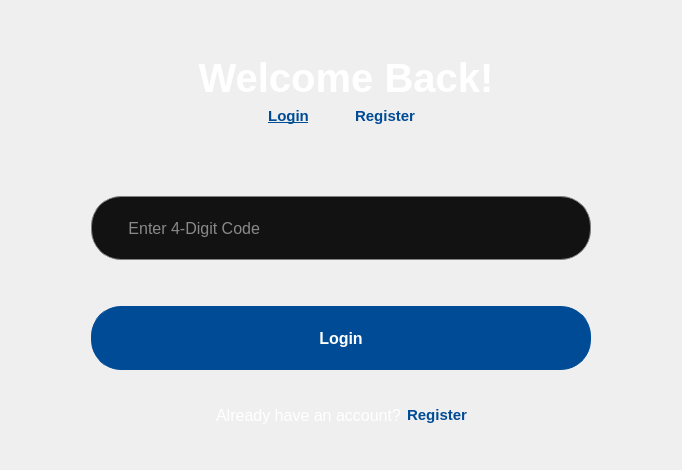
          <widget class="QWidget" name="login_page">
           <layout class="QGridLayout" name="gridLayout_2">
            <item row="2" column="2">
             <spacer name="verticalSpacer_5">
              <property name="orientation">
               <enum>Qt::Vertical</enum>
              </property>
              <property name="sizeType">
               <enum>QSizePolicy::Fixed</enum>
              </property>
              <property name="sizeHint" stdset="0">
               <size>
                <width>20</width>
                <height>63</height>
               </size>
              </property>
             </spacer>
            </item>
            <item row="3" column="2">
             <layout class="QVBoxLayout" name="verticalLayout">
              <item alignment="Qt::AlignHCenter">
               <widget class="QLineEdit" name="login_line_edit">
                <property name="sizePolicy">
                 <sizepolicy hsizetype="Preferred" vsizetype="Preferred">
                  <horstretch>0</horstretch>
                  <verstretch>0</verstretch>
                 </sizepolicy>
                </property>
                <property name="minimumSize">
                 <size>
                  <width>500</width>
                  <height>64</height>
                 </size>
                </property>
                <property name="maximumSize">
                 <size>
                  <width>500</width>
                  <height>64</height>
                 </size>
                </property>
                <property name="font">
                 <font>
                  <pointsize>12</pointsize>
                 </font>
                </property>
                <property name="styleSheet">
                 <string notr="true">background-color: rgb(18, 18, 18);
color: rgb(255, 255, 255);
border: 1px solid grey;
border-radius:30px;
padding-left: 30px;
</string>
                </property>
                <property name="placeholderText">
                 <string> Enter 4-Digit Code</string>
                </property>
               </widget>
              </item>
              <item>
               <spacer name="verticalSpacer_6">
                <property name="orientation">
                 <enum>Qt::Vertical</enum>
                </property>
                <property name="sizeType">
                 <enum>QSizePolicy::Preferred</enum>
                </property>
                <property name="sizeHint" stdset="0">
                 <size>
                  <width>20</width>
                  <height>40</height>
                 </size>
                </property>
               </spacer>
              </item>
              <item alignment="Qt::AlignHCenter">
               <widget class="QPushButton" name="login_button">
                <property name="sizePolicy">
                 <sizepolicy hsizetype="Preferred" vsizetype="Preferred">
                  <horstretch>0</horstretch>
                  <verstretch>0</verstretch>
                 </sizepolicy>
                </property>
                <property name="minimumSize">
                 <size>
                  <width>500</width>
                  <height>64</height>
                 </size>
                </property>
                <property name="maximumSize">
                 <size>
                  <width>500</width>
                  <height>64</height>
                 </size>
                </property>
                <property name="font">
                 <font>
                  <pointsize>12</pointsize>
                  <weight>75</weight>
                  <bold>true</bold>
                 </font>
                </property>
                <property name="cursor">
                 <cursorShape>PointingHandCursor</cursorShape>
                </property>
                <property name="styleSheet">
                 <string notr="true">QPushButton {
    background-color: rgb(0, 75, 149);
    color: rgb(255, 255, 255);
    border: 1px solid rgb(0, 75, 149);
    border-radius: 30px;
}

QPushButton:hover {
    background-color: #005ce6;
    color: white;
}

QPushButton:pressed {
    background-color: #003d99; /* Slightly darker blue for the pressed state */
    color: white; /* Keep the text color visible */
}
</string>
                </property>
                <property name="text">
                 <string>Login</string>
                </property>
               </widget>
              </item>
             </layout>
            </item>
            <item row="3" column="1">
             <spacer name="horizontalSpacer_4">
              <property name="orientation">
               <enum>Qt::Horizontal</enum>
              </property>
              <property name="sizeType">
               <enum>QSizePolicy::Preferred</enum>
              </property>
              <property name="sizeHint" stdset="0">
               <size>
                <width>40</width>
                <height>20</height>
               </size>
              </property>
             </spacer>
            </item>
            <item row="3" column="3">
             <spacer name="horizontalSpacer_16">
              <property name="orientation">
               <enum>Qt::Horizontal</enum>
              </property>
              <property name="sizeType">
               <enum>QSizePolicy::Preferred</enum>
              </property>
              <property name="sizeHint" stdset="0">
               <size>
                <width>40</width>
                <height>20</height>
               </size>
              </property>
             </spacer>
            </item>
            <item row="1" column="2">
             <layout class="QGridLayout" name="gridLayout">
              <item row="0" column="0">
               <widget class="QLabel" name="welcome_back_label">
                <property name="sizePolicy">
                 <sizepolicy hsizetype="Expanding" vsizetype="Minimum">
                  <horstretch>0</horstretch>
                  <verstretch>0</verstretch>
                 </sizepolicy>
                </property>
                <property name="font">
                 <font>
                  <pointsize>30</pointsize>
                  <weight>75</weight>
                  <italic>false</italic>
                  <bold>true</bold>
                 </font>
                </property>
                <property name="styleSheet">
                 <string notr="true">color: rgb(255, 255, 255);
background-color: transparent;
border:0px solid transparent;
margin-left:10px;</string>
                </property>
                <property name="text">
                 <string>Welcome Back!</string>
                </property>
                <property name="alignment">
                 <set>Qt::AlignCenter</set>
                </property>
               </widget>
              </item>
              <item row="1" column="0">
               <layout class="QHBoxLayout" name="horizontalLayout">
                <item>
                 <spacer name="horizontalSpacer_8">
                  <property name="orientation">
                   <enum>Qt::Horizontal</enum>
                  </property>
                  <property name="sizeType">
                   <enum>QSizePolicy::Expanding</enum>
                  </property>
                  <property name="sizeHint" stdset="0">
                   <size>
                    <width>40</width>
                    <height>20</height>
                   </size>
                  </property>
                 </spacer>
                </item>
                <item alignment="Qt::AlignTop">
                 <widget class="QPushButton" name="login_page_button_in_login">
                  <property name="sizePolicy">
                   <sizepolicy hsizetype="Minimum" vsizetype="Fixed">
                    <horstretch>0</horstretch>
                    <verstretch>0</verstretch>
                   </sizepolicy>
                  </property>
                  <property name="font">
                   <font>
                    <pointsize>11</pointsize>
                    <weight>75</weight>
                    <bold>true</bold>
                    <underline>true</underline>
                   </font>
                  </property>
                  <property name="cursor">
                   <cursorShape>PointingHandCursor</cursorShape>
                  </property>
                  <property name="styleSheet">
                   <string notr="true">color: rgb(0, 75, 149);
background-color: transparent;
border:0px solid transparent;</string>
                  </property>
                  <property name="text">
                   <string>Login</string>
                  </property>
                 </widget>
                </item>
                <item>
                 <spacer name="horizontalSpacer_7">
                  <property name="orientation">
                   <enum>Qt::Horizontal</enum>
                  </property>
                  <property name="sizeType">
                   <enum>QSizePolicy::Preferred</enum>
                  </property>
                  <property name="sizeHint" stdset="0">
                   <size>
                    <width>40</width>
                    <height>20</height>
                   </size>
                  </property>
                 </spacer>
                </item>
                <item alignment="Qt::AlignTop">
                 <widget class="QPushButton" name="register_page_button_in_login">
                  <property name="font">
                   <font>
                    <pointsize>11</pointsize>
                    <weight>75</weight>
                    <bold>true</bold>
                   </font>
                  </property>
                  <property name="cursor">
                   <cursorShape>PointingHandCursor</cursorShape>
                  </property>
                  <property name="styleSheet">
                   <string notr="true">color: rgb(0, 75, 149);
background-color: transparent;
border:0px solid transparent;</string>
                  </property>
                  <property name="text">
                   <string>Register</string>
                  </property>
                 </widget>
                </item>
                <item>
                 <spacer name="horizontalSpacer_13">
                  <property name="orientation">
                   <enum>Qt::Horizontal</enum>
                  </property>
                  <property name="sizeType">
                   <enum>QSizePolicy::Expanding</enum>
                  </property>
                  <property name="sizeHint" stdset="0">
                   <size>
                    <width>40</width>
                    <height>20</height>
                   </size>
                  </property>
                 </spacer>
                </item>
               </layout>
              </item>
             </layout>
            </item>
            <item row="3" column="0">
             <spacer name="horizontalSpacer_6">
              <property name="orientation">
               <enum>Qt::Horizontal</enum>
              </property>
              <property name="sizeType">
               <enum>QSizePolicy::Preferred</enum>
              </property>
              <property name="sizeHint" stdset="0">
               <size>
                <width>40</width>
                <height>20</height>
               </size>
              </property>
             </spacer>
            </item>
            <item row="3" column="4">
             <spacer name="horizontalSpacer_3">
              <property name="orientation">
               <enum>Qt::Horizontal</enum>
              </property>
              <property name="sizeType">
               <enum>QSizePolicy::Preferred</enum>
              </property>
              <property name="sizeHint" stdset="0">
               <size>
                <width>40</width>
                <height>20</height>
               </size>
              </property>
             </spacer>
            </item>
            <item row="5" column="2">
             <layout class="QHBoxLayout" name="horizontalLayout_2">
              <property name="leftMargin">
               <number>0</number>
              </property>
              <property name="rightMargin">
               <number>0</number>
              </property>
              <item>
               <spacer name="horizontalSpacer_12">
                <property name="orientation">
                 <enum>Qt::Horizontal</enum>
                </property>
                <property name="sizeHint" stdset="0">
                 <size>
                  <width>40</width>
                  <height>20</height>
                 </size>
                </property>
               </spacer>
              </item>
              <item alignment="Qt::AlignLeft|Qt::AlignTop">
               <widget class="QLabel" name="label_5">
                <property name="maximumSize">
                 <size>
                  <width>16777215</width>
                  <height>64</height>
                 </size>
                </property>
                <property name="font">
                 <font>
                  <pointsize>12</pointsize>
                 </font>
                </property>
                <property name="styleSheet">
                 <string notr="true">color: rgb(255, 255, 255);
border:0px solid transparent;
background:transparent;</string>
                </property>
                <property name="text">
                 <string>Already have an account?</string>
                </property>
                <property name="alignment">
                 <set>Qt::AlignCenter</set>
                </property>
               </widget>
              </item>
              <item alignment="Qt::AlignTop">
               <widget class="QPushButton" name="register_page_button_in_login_2">
                <property name="font">
                 <font>
                  <pointsize>11</pointsize>
                  <weight>75</weight>
                  <bold>true</bold>
                  <underline>false</underline>
                 </font>
                </property>
                <property name="cursor">
                 <cursorShape>PointingHandCursor</cursorShape>
                </property>
                <property name="layoutDirection">
                 <enum>Qt::LeftToRight</enum>
                </property>
                <property name="styleSheet">
                 <string notr="true">color: rgb(0, 75, 149);
background-color:transparent;
border:0px solid transparent;</string>
                </property>
                <property name="text">
                 <string>Register</string>
                </property>
               </widget>
              </item>
              <item>
               <spacer name="horizontalSpacer_11">
                <property name="orientation">
                 <enum>Qt::Horizontal</enum>
                </property>
                <property name="sizeType">
                 <enum>QSizePolicy::Expanding</enum>
                </property>
                <property name="sizeHint" stdset="0">
                 <size>
                  <width>40</width>
                  <height>20</height>
                 </size>
                </property>
               </spacer>
              </item>
             </layout>
            </item>
            <item row="4" column="2">
             <spacer name="verticalSpacer_7">
              <property name="orientation">
               <enum>Qt::Vertical</enum>
              </property>
              <property name="sizeType">
               <enum>QSizePolicy::Fixed</enum>
              </property>
              <property name="sizeHint" stdset="0">
               <size>
                <width>20</width>
                <height>30</height>
               </size>
              </property>
             </spacer>
            </item>
            <item row="6" column="2">
             <spacer name="verticalSpacer_77">
              <property name="orientation">
               <enum>Qt::Vertical</enum>
              </property>
              <property name="sizeType">
               <enum>QSizePolicy::Preferred</enum>
              </property>
              <property name="sizeHint" stdset="0">
               <size>
                <width>20</width>
                <height>33</height>
               </size>
              </property>
             </spacer>
            </item>
            <item row="0" column="2">
             <spacer name="verticalSpacer_9">
              <property name="orientation">
               <enum>Qt::Vertical</enum>
              </property>
              <property name="sizeType">
               <enum>QSizePolicy::Preferred</enum>
              </property>
              <property name="sizeHint" stdset="0">
               <size>
                <width>20</width>
                <height>44</height>
               </size>
              </property>
             </spacer>
            </item>
           </layout>
          </widget>
